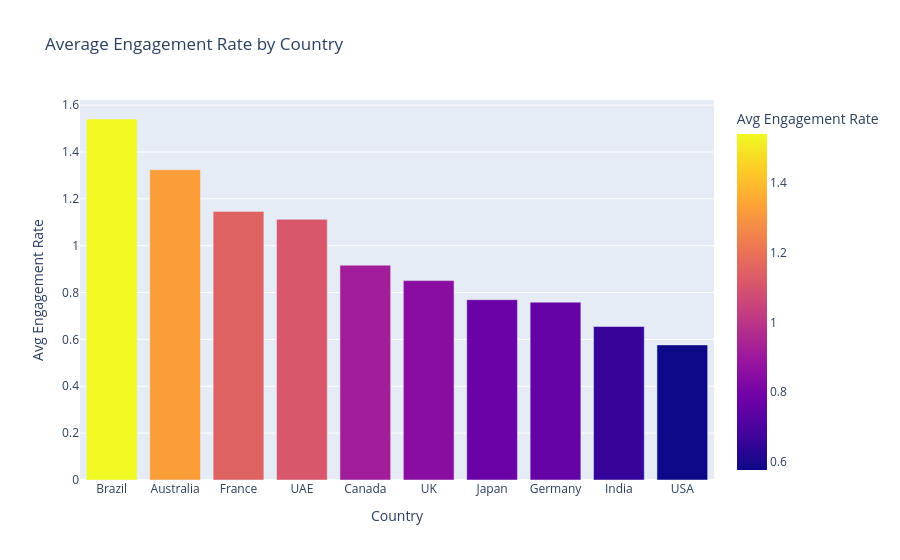

The cell this chart's notebook holds for it:
### Markdown cell above
plotly bar chart

### Code cell
bar_chart = (
    df_corrected.groupby("country", as_index=False)["engagement_rate"]
    .mean()
    .rename(columns={"engagement_rate": "average_engagement"})
    .sort_values("average_engagement", ascending=False)
)

fig = px.bar(
    bar_chart,
    x="country",
    y="average_engagement",
    title="Average Engagement Rate by Country",
    labels={"average_engagement": "Avg Engagement Rate", "country": "Country"},
    color="average_engagement",
)

fig.show()

### Figure 1 — Plotly figure (JSON) as saved in the notebook; plotly's stock layout.template omitted (floating-point values rounded to 4 significant figures)
{"data": [{"hovertemplate": "Country=%{x}<br>Avg Engagement Rate=%{marker.color}<extra></extra>", "legendgroup": "", "marker": {"color": [1.541, 1.324, 1.146, 1.112, 0.9167, 0.851, 0.7696, 0.759, 0.655, 0.5766], "coloraxis": "coloraxis", "pattern": {"shape": ""}}, "name": "", "orientation": "v", "showlegend": false, "textposition": "auto", "type": "bar", "x": ["Brazil", "Australia", "France", "UAE", "Canada", "UK", "Japan", "Germany", "India", "USA"], "xaxis": "x", "y": [1.541, 1.324, 1.146, 1.112, 0.9167, 0.851, 0.7696, 0.759, 0.655, 0.5766], "yaxis": "y"}], "layout": {"barmode": "relative", "coloraxis": {"colorbar": {"title": {"text": "Avg Engagement Rate"}}, "colorscale": [[0, "#0d0887"], [0.1111, "#46039f"], [0.2222, "#7201a8"], [0.3333, "#9c179e"], [0.4444, "#bd3786"], [0.5556, "#d8576b"], [0.6667, "#ed7953"], [0.7778, "#fb9f3a"], [0.8889, "#fdca26"], [1, "#f0f921"]]}, "legend": {"tracegroupgap": 0}, "title": {"text": "Average Engagement Rate by Country"}, "xaxis": {"anchor": "y", "domain": [0, 1], "title": {"text": "Country"}}, "yaxis": {"anchor": "x", "domain": [0, 1], "title": {"text": "Avg Engagement Rate"}}}}
